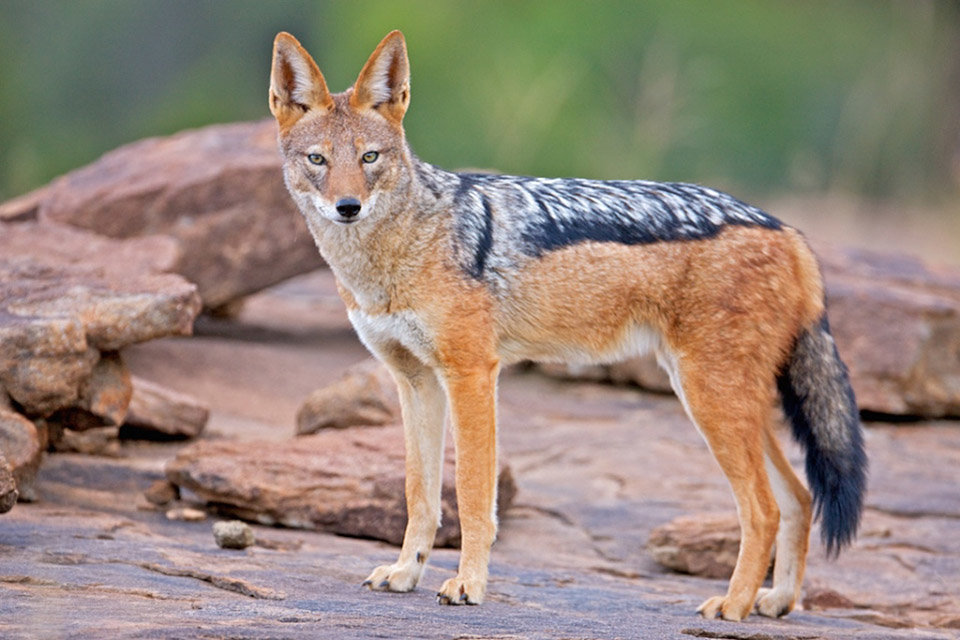
#> input picture CV/img.jpeg, 960 x 640 px
$ python lab.py
#> lines starting #> are read from the running program, lines starting #| are printed output that depends on the picture
import cv2
import numpy as np
import matplotlib
from PIL import Image
from matplotlib import pyplot as plt
from skimage.util import random_noise
from skimage import img_as_ubyte
from skimage.filters import roberts, sobel, prewitt, laplace
from closedcv.filters import *

matplotlib.rcParams["backend"] = "TkAgg"
np.set_printoptions(threshold=np.inf)


if __name__=="__main__":
    img = cv2.imread('../img.jpeg', 0)
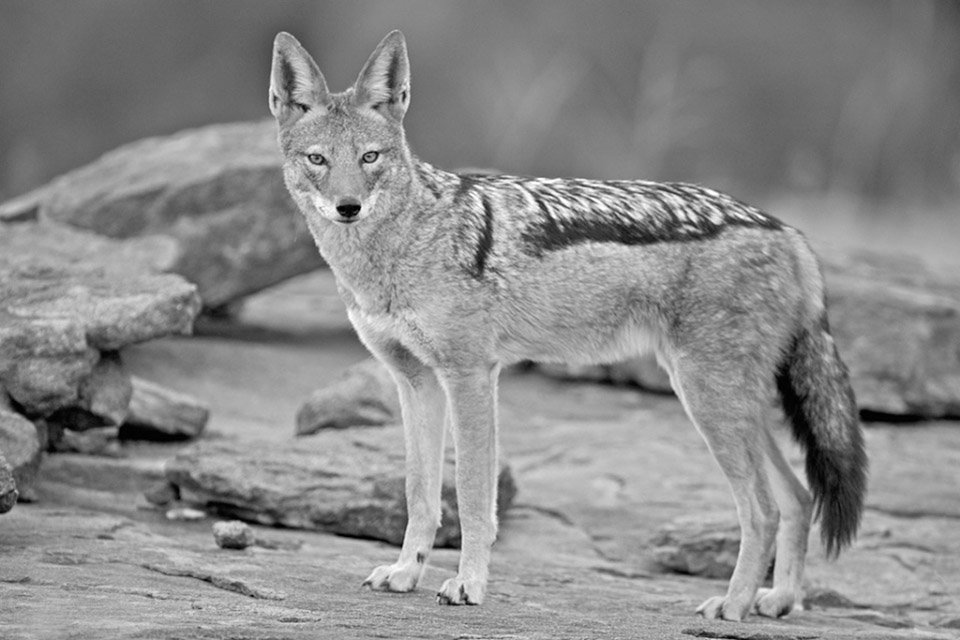
#> img: shape (640, 960); min 0, max 255, mean 138.5

    # Apply noise to input image
#> (the run stopped early here; a loop or call above may not have finished)
